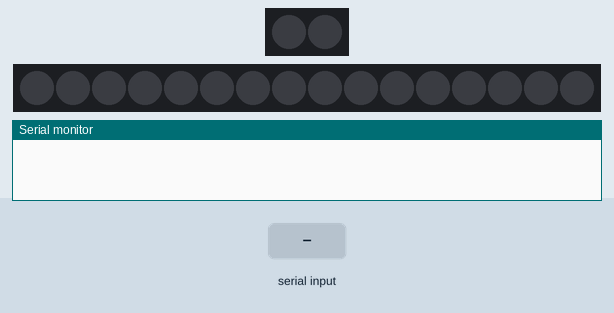
Bench run of a sketch on a simulated Arduino Uno, built with avr-gcc and run on an emulated ATmega328P. On the bench: 2 RGB LEDs in strip order, left to right, 16 RGB LEDs in strip order, left to right, the last lines printed to the serial monitor. The test bench sets the inputs (shaded band). Dim RGB values are drawn brighter than linear.

Above: at 1.2 s.
1.3 s: "," received over Serial
2.8 s: "90,45\n" received over Serial
At 3.8 s:
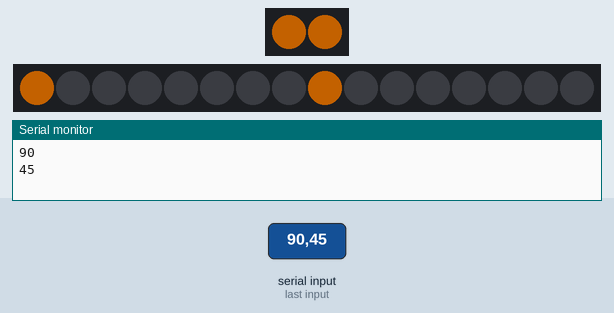
4.3 s: "30,150\n" received over Serial
At 4.9 s:
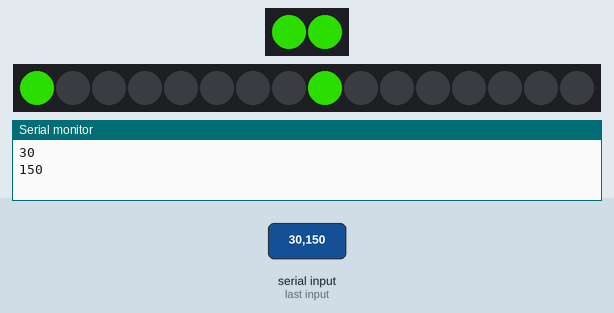
5.8 s: "5\n" received over Serial
At 6.1 s:
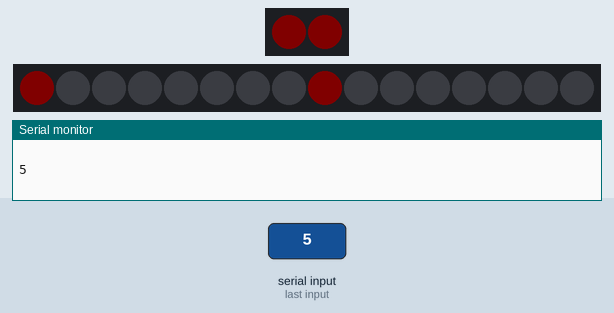
Timing chart, 0 to 8.3 s (numbered marks = the images above; inputs shaded):
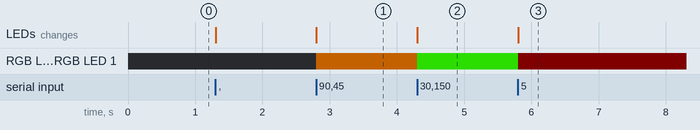

The sketch:

sketch_mar14a.ino
```cpp
#include <FastLED.h> // подключаем библиотеку

#define NUM_LEDS_1 2 // указываем количество светодиодов на ленте
#define NUM_LEDS_2 16 // указываем количество светодиодов на ленте
#define PIN_1 5      // указываем пин для подключения ленты
#define PIN_2 6      // указываем пин для подключения ленты

CRGB leds_1[NUM_LEDS_1];
CRGB leds_2[NUM_LEDS_2];

String DATA = "100,100,100";

void setup() {

  Serial.begin(2000000);
  Serial.setTimeout(1);

  // основные настройки для адресной ленты
  FastLED.addLeds <WS2811, PIN_1, RGB>(leds_1, NUM_LEDS_1); //.setCorrection(TypicalLEDStrip)
  FastLED.setBrightness(255);
  FastLED.addLeds <WS2811, PIN_2, GRB>(leds_2, NUM_LEDS_2); //.setCorrection(TypicalLEDStrip)
  FastLED.setBrightness(255);
}

int LED_change(byte R, byte G, byte B) {  //R G B [0-255]
  for (int i = 0; i < NUM_LEDS_1; i += 1) {
    leds_1[i] = CRGB(R, G, B); //CHSV(color*C_color, 255, 255); // задаем цвет !!!!!!!исправить [0]
    //delay(10);
  }
  for (int i = 0; i < NUM_LEDS_2; i += 8) {
    leds_2[i] = CRGB(R, G, B); //CHSV(color*C_color, 255, 255); // задаем цвет !!!!!!!исправить [0]
    //delay(10);
  }
  FastLED.show(); // отправляем информацию на ленту
}

int parse_DATA (String MyS) {
  int MyP = 0;
  int MyI = 0;
  byte array_LED[3] = {0, 0, 0};
  int index = 0;
  while (MyI >= 0) {
    MyI = MyS.indexOf(",", MyP);
    String s = MyS.substring(MyP, MyI);
    Serial.println(s + " ");
    MyP = MyI + 1;
    array_LED[index] = s.toInt();
    //Serial.println(array_LED);
    index = index + 1;
  }
  LED_change(array_LED[0], array_LED[1], array_LED[2]);
}

void loop() {
  while (!Serial.available());
  DATA = Serial.readString(); //.toInt()
  parse_DATA(DATA);
  //Serial.print(DATA);
}
```

Measured:
- after the input at 2.8 s, RGB LED 0, RGB LED 1: off → RGB(90, 45, 0) at once; the LEDs: change at once (image 1)
- after the input at 4.3 s, RGB LED 0, RGB LED 1: RGB(90, 45, 0) → RGB(30, 150, 0) at once; the LEDs: change at once (image 2)
- after the input at 5.8 s, RGB LED 0, RGB LED 1: RGB(30, 150, 0) → RGB(5, 0, 0) at once; the LEDs: change at once (image 3)
